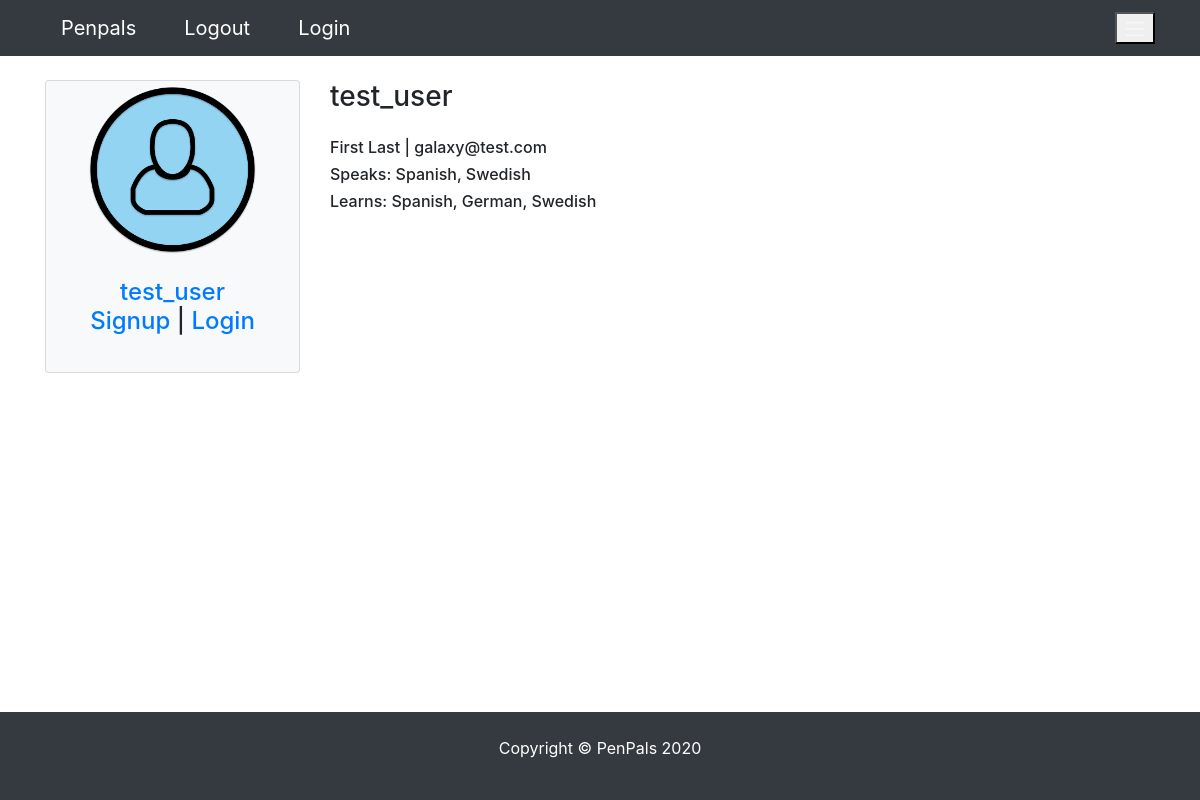
Screenshot of /profile/4 with the database file from the repository.
### pages/models.py (models this page shows)
class Profile(models.Model):
    user = models.OneToOneField(
        User, blank=True, null=True, on_delete=models.CASCADE)
    first = models.CharField(max_length=200, blank=True, null=True)
    last = models.CharField(max_length=200, blank=True, null=True)
    photo = models.ImageField(
        default='user.png', upload_to='photos/%y/%m',  blank=True, null=True)
    friends = models.ManyToManyField('self', blank=True)
    speaks = models.CharField(max_length=200, blank=True, null=True)
    learns = models.CharField(max_length=200, blank=True, null=True)
    def __str__(self):
        return str(self.user)
    def get_absolute_url(self):
        return reverse("pages:profile", kwargs={"profile_id":self.pk})
    class Meta:
        ordering = ['-id']

### pages/views.py (the view)
# urls.py: path('profile/<int:profile_id>', ProfileView.as_view(), name="profile"),
class ProfileView(SuccessMessageMixin, DetailView):
    template_name = 'pages/profile.html'
    form_class = ProfileViewForm
    context_object_name = 'profile'
    model = Profile
    def get_object(self):
        instance = Profile.objects.get(id=self.kwargs['profile_id'])  # self.request.user.profile.id)
        instance.speaks = from_value_to_label(instance.speaks)
        instance.learns = from_value_to_label(instance.learns)
        return instance

### pages/utils.py (called while the page is built)
def from_value_to_label(field):
    if field is not None:
        list_of_labels = [label for value, label in LANGUAGE_CHOICES if str(value) in field]
        return ", ".join(list_of_labels)  # list_of_labels  #ast.literal_eval(field)  # [int(i) for i in field.replace('[','').replace(']','').replace(',','').replace("'",'').split(" ")] # list_of_labels #
    return field

### pages/templates/pages/profile.html (shortened to what this page needs)
{% extends 'pages/base.html' %}
{% block content %}
<div class="row">
  {% include 'pages/partials/_sidebar.html' %}
  <div class="col-md-9 col-sm-12">
    <h3>{{profile.user}}</h3>
    <div class="my-4">
        <h6>{{profile.first}} {{profile.last}} | {{profile.user.email}}</h6>
        <h6>Speaks: {{profile.speaks}}</h6>
        <h6>Learns: {{profile.learns}}</h6>
    </div>
  </div>
</div>
{% endblock content %}

### pages/templates/pages/partials/_sidebar.html
<div class="col-lg-3 col-md-3 col-sm-6 mx-auto">
    <div class="card bg-light mw-30rem">
        {% if profile.photo %}
            <img src="{{profile.photo.url}}" alt="profile photo url" class="card-img-top mx-auto rounded-circle">
        {% else %}
            <img src="https://placehold.it/200x200" alt="profile photo url" class="card-img-top mx-auto rounded-circle">
        {% endif %}
        <div class="card-body text-center">
            <h4 class="card-title">
                <a href="{{profile.get_absolute_url}}">{{profile}}</a>
                {% if request.user == profile.user %}
                <p>Welcome to PenPals, {{profile.user}}</p>
                <p><a href="{% url 'logout' %}">Logout</a></p>
                {% elif request.user.is_anonymous %}
                    <p><a href="{% url 'pages:signup' %}">Signup</a> | <a href="{% url 'login' %}">Login</a></p>
                {% endif %}
            </h4>
        </div>
    </div>
</div>

### static_files/css/styles.css (style rules this page uses)
.card-img-top { width: 70%; height: 70%; }
.card { margin-bottom: 1.5rem!important; }

### rows the page displays
Profile: photo (placeholder picture), user.username "test_user", user "test_user", first "First", last "Last", user.email "galaxy@test.com", speaks "Spanish, Swedish", learns "Spanish, German, Swedish"
